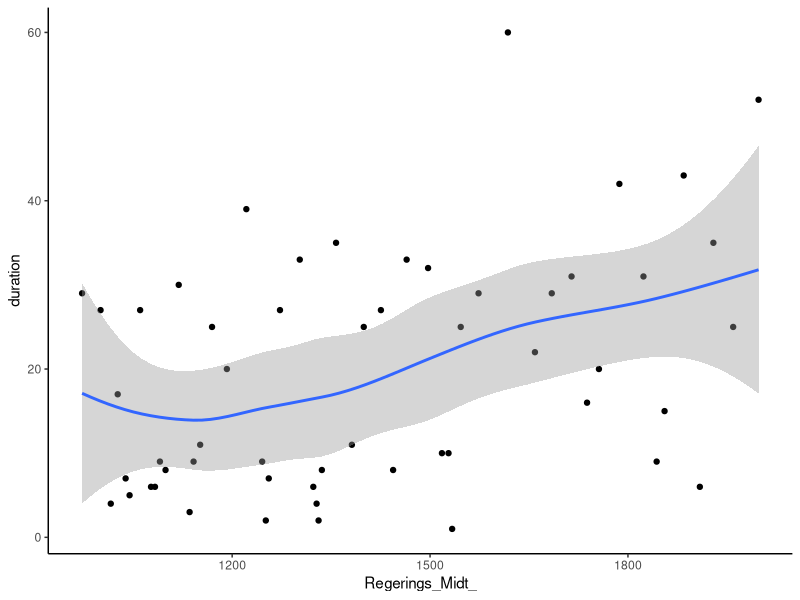

Write R code to recreate this figure.
## ---- chunk 1

library(tidyverse)

# create a "kings" object in R

read.csv("data/Kings 3.csv")

read_csv("data/Kings 3.csv")

read.csv2("data/Kings 3.csv")

read_csv2("data/Kings 3.csv")

# Fill in the code below and review the outputs

kings1 <- read.csv("data/Kings 3.csv")

glimpse(kings1)

kings2 <- read_csv("data/Kings 3.csv", na = "NA")


glimpse(kings2)

head(kings2)

kings3 <- read.csv2("data/Kings 3.csv")

glimpse(kings3)

kings4 <- read_csv2("data/Kings 3.csv") 

glimpse(kings4)


# Funktion Kings 2 og Kings4 er "tidyverse"-funktion
# Funktion Kings1 og Kings2 er semikolonseperet fil og Kings3 og Kings4 er kommaseperet.
# jeg skal derfor bruge Kings2

class(kings2)
#2
# class viser at det "tbl" og ikke "dataframe", hvilket er godt ved uploading af et spreadsheet

#3
#kings3 og kings4 har 1 kolonne, mens kings1 og kings2 har 7 kolonner

#4 glimpse funktionen kan bruges her

dkmon <- read_csv("data/Kings 3.csv", na="NA")

glimpse(dkmon)

class(dkmon)

head(dkmon)

ncol(dkmon)


#Calculate the duration of regin for alle the kings in your table

dkmonduration <- dkmon %>% 
  mutate(duration=Regerings_Slut - Regerings_Start_, na.rm = TRUE) %>% 
  mutate(Regerings_Midt_ = Regerings_Start_ + duration/2)

glimpse(dkmonduration)

mean(dkmonduration$duration, na.rm = TRUE)

avg_duration <- mean(dkmonduration$duration, na.rm = TRUE)

#vi udregner gennemsnittet af regeringstiden for kongerne til at være ca. 20 år


long_regin_king <- dkmonduration %>% 
  filter(duration>avg_duration)

count(long_regin_king)
# der er 27 regenter der har regeret længere end gennemsnittet

print(long_regin_king) %>% 
  arrange(desc(long_regin_king))

longest_ruling_kings <- dkmonduration %>% 
  arrange(desc(duration)) %>% 
  slice_max(order_by = duration, n = 3)

longest_ruling_kings <- longest_ruling_kings %>% 
  mutate(Days=duration*365)

print(longest_ruling_kings)

dkmonduration %>% 
  ggplot(aes(x=Regerings_Midt_, y=duration))+
  geom_point()+
  geom_smooth()+
  theme_classic()




